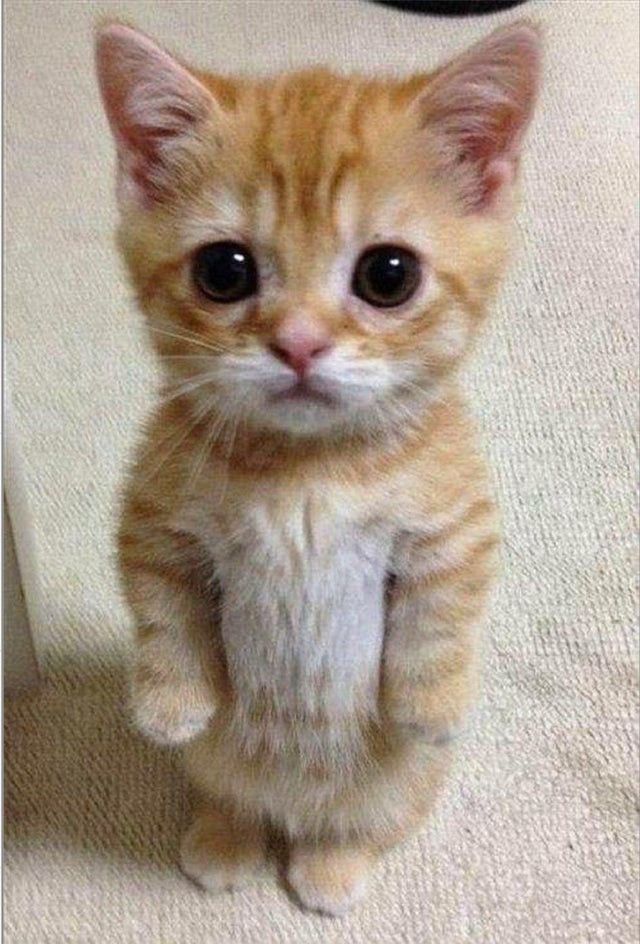
#> input picture cat.jpg, 640 x 944 px
$ python metricas.py
#> lines starting #> are read from the running program, lines starting #| are printed output that depends on the picture; after the words box and inside, x2 and y2 are one past the last pixel; in counts of white or black regions, pixels touching at a corner belong together; long printed decimals are rounded
import cv2
import numpy as np
import matplotlib.pyplot as plt

img = cv2.imread("cat.jpg", 0)
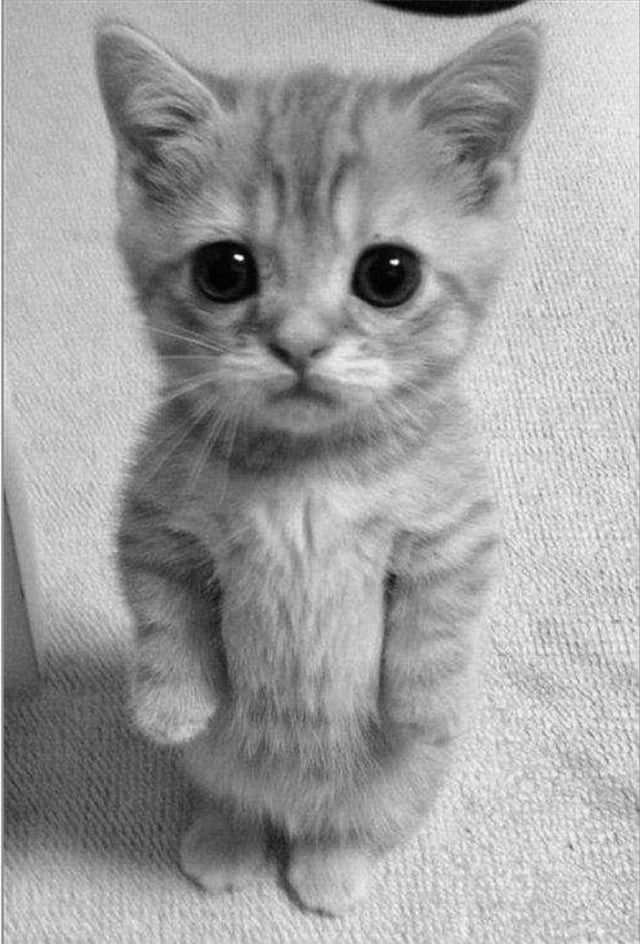
#> img: shape (944, 640); min 0, max 255, mean 160.5

def adicionar_sal_pimenta(img, prob=0.15):
#> called with prob = 0.25
    noisy = img.copy()
    rand = np.random.rand(*img.shape)
    noisy[rand < prob/2] = 255
    noisy[rand > 1 - prob/2] = 0
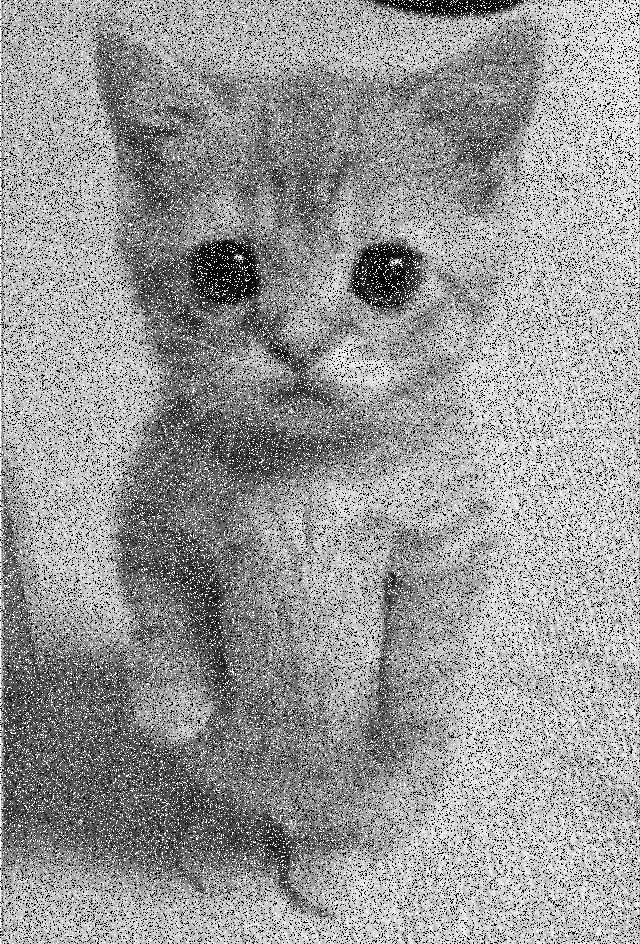
#> noisy: shape (944, 640); min 0, max 255, mean 152.4

    return noisy

img_ruido = adicionar_sal_pimenta(img, prob=0.25)

cv2.imwrite("metrica_original.png", img)
cv2.imwrite("metrica_ruido.png", img_ruido)

# -----------------------------
# 4. Converter para float
# -----------------------------
I = img.astype(np.float64)
K = img_ruido.astype(np.float64)

# -----------------------------
# 5. Métricas de erro
# -----------------------------

erro = I - K
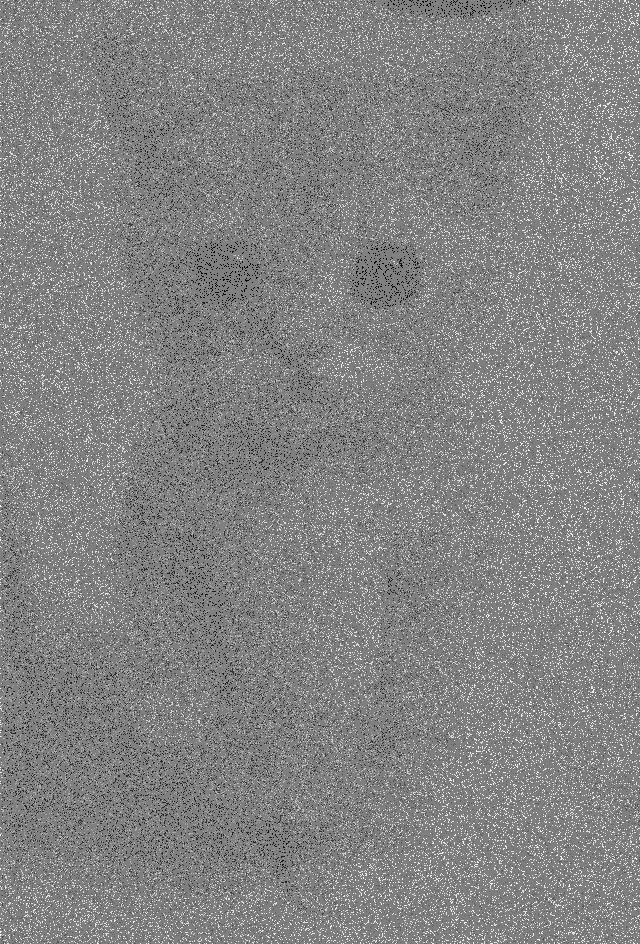
#> erro: shape (944, 640) float64; min -255, max 255, mean 8.1; drawn with min black and max white

# Erro máximo
erro_max = np.max(np.abs(erro))
#> erro_max = 255

# MAE
mae = np.mean(np.abs(erro))
#> mae = 31.96

# MSE
mse = np.mean(erro**2)
#> mse = 4927.3

# RMSE
rmse = np.sqrt(mse)
#> rmse = 70.19

# NMSE
nmse = mse / np.mean(I**2)
#> nmse = 0.175

# -----------------------------
# 6. PSNR
# -----------------------------
max_pixel = 255
psnr = 10 * np.log10((max_pixel**2) / mse)
#> psnr = 11.2

# -----------------------------
# 7. SNR
# -----------------------------
snr = 10 * np.log10(np.sum(I*2) / np.sum((I-K)*2))
#> snr = 12.97

# -----------------------------
# 8. Covariância
# -----------------------------
cov = np.cov(I.flatten(), K.flatten())[0,1]
#> cov = 1732.9

# -----------------------------
# 9. Correlação
# -----------------------------
corr = np.corrcoef(I.flatten(), K.flatten())[0,1]
#> corr = 0.464

# -----------------------------
# 10. Índice de Jaccard
# -----------------------------
# binarizar imagens
I_bin = I > 0
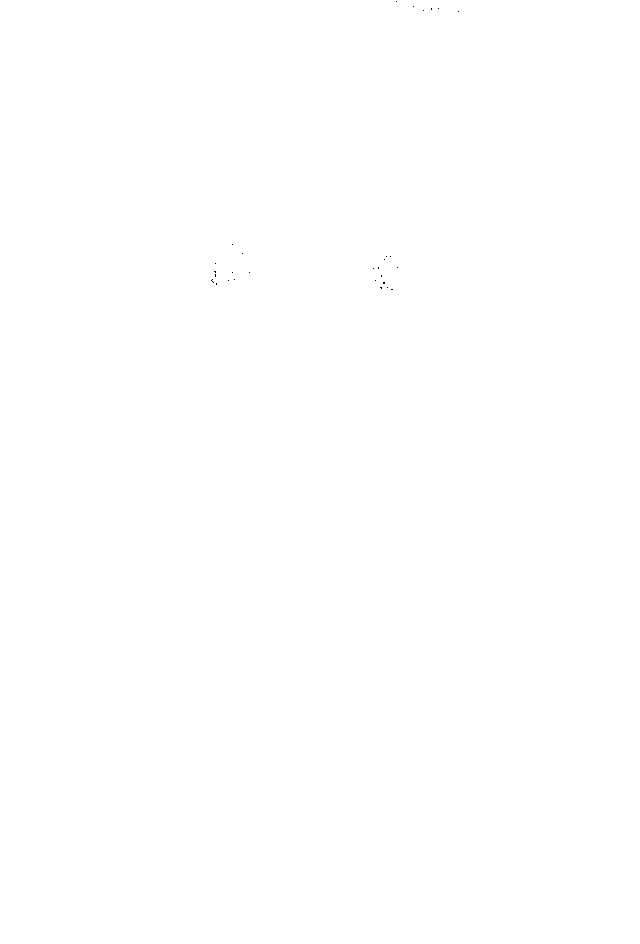
#> I_bin: shape (944, 640) bool; 100% white; black in thin lines or dots, all inside (x1, y1, x2, y2) = (211, 1, 459, 290)
K_bin = K > 0
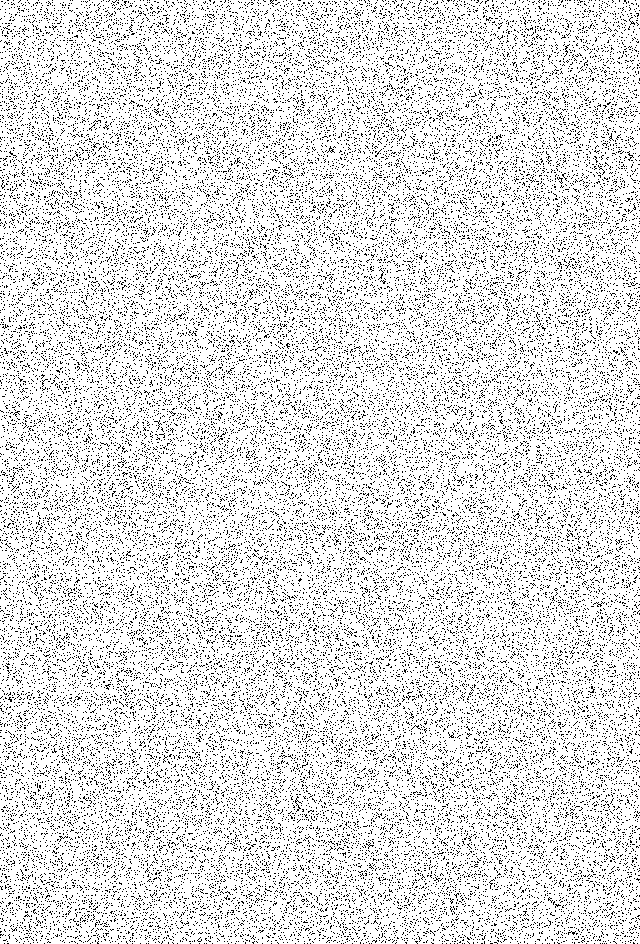
#> K_bin: shape (944, 640) bool; 87.5% white; black in thin lines or dots

intersec = np.logical_and(I_bin, K_bin).sum()
#> intersec = 528733
uniao = np.logical_or(I_bin, K_bin).sum()
#> uniao = 604121

jaccard = intersec / uniao
#> jaccard = 0.875

# -----------------------------
# 11. Mostrar resultados
# -----------------------------
print("===== MÉTRICAS DE QUALIDADE =====")
print("Erro Máximo:", erro_max)
#| Erro Máximo: 255.0
print("MAE:", mae)
#| MAE: 31.955
print("MSE:", mse)
#| MSE: 4927.322
print("RMSE:", rmse)
#| RMSE: 70.195
print("NMSE:", nmse)
#| NMSE: 0.1754
print("PSNR:", psnr)
#| PSNR: 11.205
print("SNR:", snr)
#| SNR: 12.966
print("Covariância:", cov)
#| Covariância: 1732.919
print("Correlação:", corr)
#| Correlação: 0.4643
print("Jaccard:", jaccard)
#| Jaccard: 0.8752
